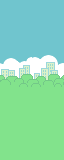

A level layout from a 2D game, rendered from its tile map. Below: a short description, then the map file with its tile-grid data intact:
An orthogonal 8x20 tile map with 8x8 px tiles, 1 tile layer (bgnd).

<map version="1.0" tiledversion="1.0.3" orientation="orthogonal" renderorder="right-down" width="8" height="20" tilewidth="8" tileheight="8" nextobjectid="1">
 <tileset firstgid="1" source="fbtiles.tsx" />
 <layer name="bgnd" width="8" height="20">
  <data encoding="csv">
92,92,92,92,92,92,92,92,
92,92,92,92,92,92,92,92,
92,92,92,92,92,92,92,92,
92,92,92,92,92,92,92,92,
92,92,92,92,92,92,92,92,
92,92,92,92,92,92,92,92,
1,2,3,4,5,6,7,8,
21,22,23,24,25,26,27,28,
41,42,43,44,45,46,47,48,
61,62,63,64,65,66,67,68,
81,82,83,84,85,86,87,88,
93,93,93,93,93,93,93,93,
93,93,93,93,93,93,93,93,
93,93,93,93,93,93,93,93,
93,93,93,93,93,93,93,93,
93,93,93,93,93,93,93,93,
93,93,93,93,93,93,93,93,
93,93,93,93,93,93,93,93,
93,93,93,93,93,93,93,93,
93,93,93,93,93,93,93,93
</data>
 </layer>
</map>